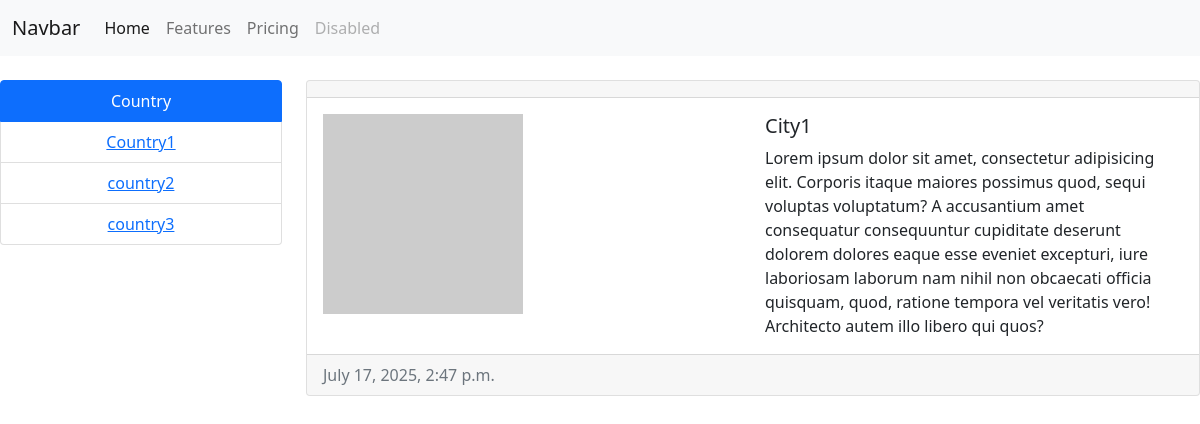
/app1/country/1/, run on an earlier commit of the app's database.
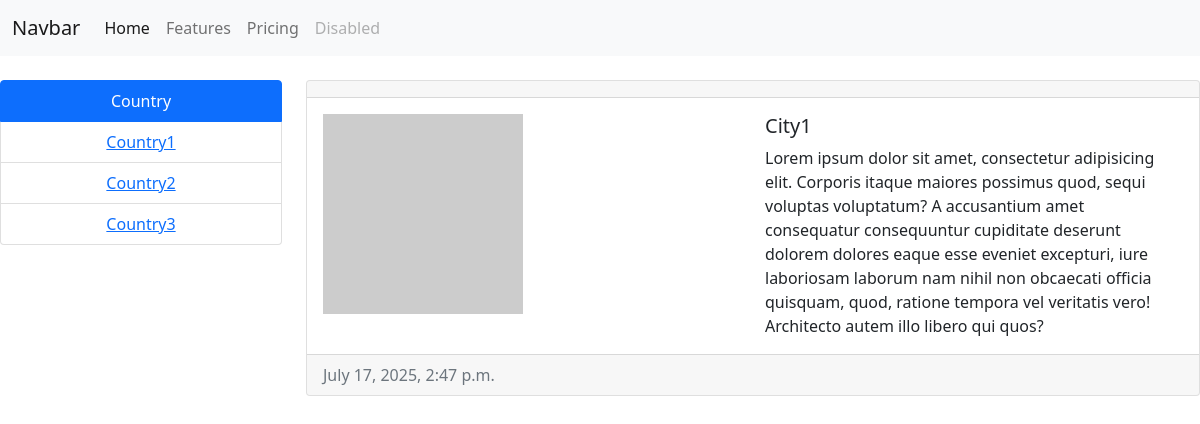
And on a later commit of the database.
### earth/models.py (models this page shows, shortened)
class Country(models.Model):
    title = models.CharField(max_length=100)
    created_at = models.DateTimeField(auto_now_add=True)
    updated_at = models.DateTimeField(auto_now=True)

### earth/views.py (the view)
# urls.py: path('country/<int:pk>/', country, name='country'),
def country(request,pk):
    s = "<h1> Mamlakatlar </h1> \n"
    ma = Country.objects.all()
    sh = City.objects.filter(country=pk)
    context = {
        'ma': ma,
        'title': "Mamlakatlar nomi",
        'sh': sh,
    }
    return render(request, 'country.html', context=context)

### earth/templates/country.html (shortened to what this page needs)
<!DOCTYPE html>
<html lang="en">
  <head>
  </head>
  <body>
    <nav class="navbar navbar-expand-lg navbar-light bg-light">
      <div class="container-fluid">
        <a class="navbar-brand" href="#">Navbar</a>
        <div class="collapse navbar-collapse" id="navbarNav">
          <ul class="navbar-nav">
            <li class="nav-item">
              <a
                class="nav-link active"
                aria-current="page"
                href="http://127.0.0.1:8000/app1/index/"
                >Home</a
              >
            </li>
            <li class="nav-item">
              <a class="nav-link" href="#">Features</a>
            </li>
            <li class="nav-item">
              <a class="nav-link" href="#">Pricing</a>
            </li>
            <li class="nav-item">
              <a
                class="nav-link disabled"
                href="#"
                tabindex="-1"
                aria-disabled="true"
                >Disabled</a
              >
            </li>
          </ul>
        </div>
      </div>
    </nav>
    <div class="row">
      <div class="col-3">
        <ul class="list-group text-center mt-4">
          <li class="list-group-item active" aria-current="true">Country</li>
          {% for item in ma %}
          <li class="list-group-item">
            <a href="{% url 'country' item.pk %}">{{item.title}}</a>
          </li>
          {% endfor%}
        </ul>
      </div>
      <div class="col-9">
        {% for item in sh %}
        <div class="card mt-4">
          <div class="card-header">{{item.ma}}</div>
          <div class="card-body">
            <div class="row">
              <div class="col-6">
                {% if item.photo %}
                <img src="{{item.photo.url}}" alt="" width="350" />
                {% else %}
                <img src="https://picsum.photos/200" alt="" />
                {% endif %}
              </div>
              <div class="col-6">
                <h5 class="card-title">{{item.title}}</h5>
                <p class="card-text">Lorem ipsum dolor sit amet, consectetur adipisicing elit. Corporis itaque maiores possimus quod, sequi voluptas voluptatum? A accusantium amet consequatur consequuntur cupiditate deserunt dolorem dolores eaque esse eveniet excepturi, iure laboriosam laborum nam nihil non obcaecati officia quisquam, quod, ratione tempora vel veritatis vero! Architecto autem illo libero qui quos?</p>
              </div>
            </div>
          </div>
          <div class="card-footer text-muted">{{item.created_at}}</div>
        </div>
        {% endfor%}
      </div>
    </div>
    <link
      href="https://cdn.jsdelivr.net/npm/bootstrap@5.0.2/dist/css/bootstrap.min.css"
      rel="stylesheet"
    />
  </body>
</html>

What changed in the data, as far as the page shows it:
changed Country: title "country2" → "Country2"
changed Country: title "country3" → "Country3"
